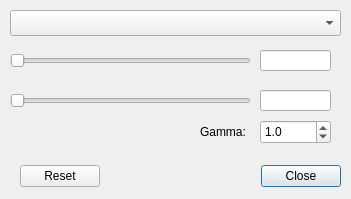
<?xml version="1.0" encoding="UTF-8"?>
<ui version="4.0">
 <class>changeColormapDialog</class>
 <widget class="QDialog" name="changeColormapDialog">
  <property name="geometry">
   <rect>
    <x>0</x>
    <y>0</y>
    <width>351</width>
    <height>199</height>
   </rect>
  </property>
  <property name="sizePolicy">
   <sizepolicy hsizetype="Fixed" vsizetype="Fixed">
    <horstretch>0</horstretch>
    <verstretch>0</verstretch>
   </sizepolicy>
  </property>
  <property name="windowTitle">
   <string>Change Colormap</string>
  </property>
  <widget class="QDialogButtonBox" name="buttons">
   <property name="geometry">
    <rect>
     <x>20</x>
     <y>160</y>
     <width>321</width>
     <height>32</height>
    </rect>
   </property>
   <property name="orientation">
    <enum>Qt::Horizontal</enum>
   </property>
   <property name="standardButtons">
    <set>QDialogButtonBox::Close|QDialogButtonBox::Reset</set>
   </property>
   <property name="centerButtons">
    <bool>false</bool>
   </property>
  </widget>
  <widget class="QComboBox" name="cmap_combobox">
   <property name="geometry">
    <rect>
     <x>10</x>
     <y>10</y>
     <width>331</width>
     <height>26</height>
    </rect>
   </property>
  </widget>
  <widget class="QLineEdit" name="vmin_edit">
   <property name="geometry">
    <rect>
     <x>260</x>
     <y>50</y>
     <width>71</width>
     <height>21</height>
    </rect>
   </property>
   <property name="toolTip">
    <string>minimum color limit</string>
   </property>
  </widget>
  <widget class="QSlider" name="vmin_slider">
   <property name="geometry">
    <rect>
     <x>10</x>
     <y>50</y>
     <width>241</width>
     <height>21</height>
    </rect>
   </property>
   <property name="toolTip">
    <string>minimum color limit</string>
   </property>
   <property name="orientation">
    <enum>Qt::Horizontal</enum>
   </property>
  </widget>
  <widget class="QSlider" name="vmax_slider">
   <property name="geometry">
    <rect>
     <x>10</x>
     <y>90</y>
     <width>241</width>
     <height>21</height>
    </rect>
   </property>
   <property name="toolTip">
    <string>maximum color limit</string>
   </property>
   <property name="orientation">
    <enum>Qt::Horizontal</enum>
   </property>
  </widget>
  <widget class="QLineEdit" name="vmax_edit">
   <property name="geometry">
    <rect>
     <x>260</x>
     <y>90</y>
     <width>71</width>
     <height>21</height>
    </rect>
   </property>
   <property name="toolTip">
    <string>maximum color limit</string>
   </property>
  </widget>
  <widget class="QNoScrollDoubleSpinBox" name="gammaSpinBox">
   <property name="enabled">
    <bool>true</bool>
   </property>
   <property name="geometry">
    <rect>
     <x>260</x>
     <y>120</y>
     <width>71</width>
     <height>24</height>
    </rect>
   </property>
   <property name="decimals">
    <number>1</number>
   </property>
   <property name="maximum">
    <double>5.000000000000000</double>
   </property>
   <property name="singleStep">
    <double>0.100000000000000</double>
   </property>
   <property name="value">
    <double>1.000000000000000</double>
   </property>
  </widget>
  <widget class="QLabel" name="gammaLabel">
   <property name="geometry">
    <rect>
     <x>200</x>
     <y>120</y>
     <width>56</width>
     <height>24</height>
    </rect>
   </property>
   <property name="text">
    <string>Gamma: </string>
   </property>
   <property name="alignment">
    <set>Qt::AlignLeading|Qt::AlignLeft|Qt::AlignVCenter</set>
   </property>
  </widget>
 </widget>
 <customwidgets>
  <customwidget>
   <class>QNoScrollDoubleSpinBox</class>
   <extends>QDoubleSpinBox</extends>
   <header>sift.ui.custom_widgets</header>
  </customwidget>
 </customwidgets>
 <resources/>
 <connections>
  <connection>
   <sender>buttons</sender>
   <signal>accepted()</signal>
   <receiver>changeColormapDialog</receiver>
   <slot>accept()</slot>
   <hints>
    <hint type="sourcelabel">
     <x>248</x>
     <y>254</y>
    </hint>
    <hint type="destinationlabel">
     <x>157</x>
     <y>274</y>
    </hint>
   </hints>
  </connection>
  <connection>
   <sender>buttons</sender>
   <signal>rejected()</signal>
   <receiver>changeColormapDialog</receiver>
   <slot>reject()</slot>
   <hints>
    <hint type="sourcelabel">
     <x>316</x>
     <y>260</y>
    </hint>
    <hint type="destinationlabel">
     <x>286</x>
     <y>274</y>
    </hint>
   </hints>
  </connection>
 </connections>
</ui>
